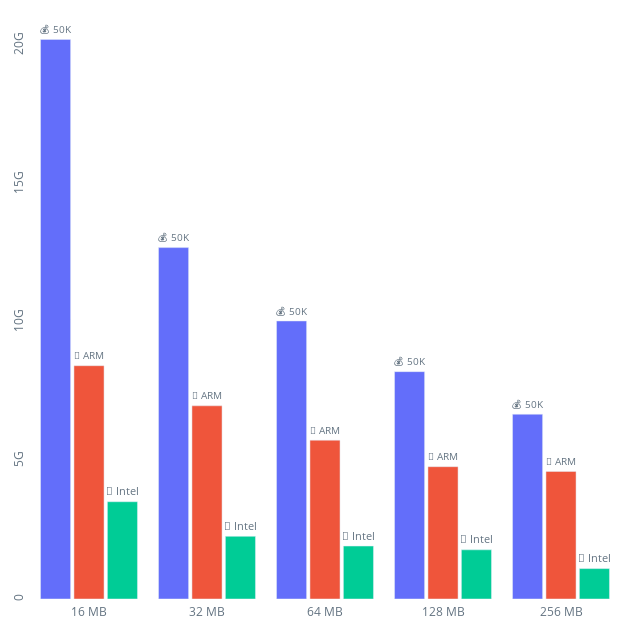

This figure's notebook cell:
### Code cell
fig = chart_for_workload("tsl::robin_map.find", workloads=['16 MB', '32 MB', '64 MB', '128 MB', '256 MB'])
fig.write_image("report_tsl.svg")
fig.show()

### Figure 1 — Plotly figure (JSON) as saved in the notebook; plotly's stock layout.template omitted (floating-point values rounded to 4 significant figures)
{"data": [{"name": "💰 50K", "orientation": "v", "text": ["💰 50K", "💰 50K", "💰 50K", "💰 50K", "💰 50K"], "textposition": "outside", "type": "bar", "x": ["16 MB", "32 MB", "64 MB", "128 MB", "256 MB"], "y": [20230000000.0, 12700000000.0, 10050000000.0, 8219000000.0, 6679000000.0]}, {"name": " ARM", "orientation": "v", "text": [" ARM", " ARM", " ARM", " ARM", " ARM"], "textposition": "outside", "type": "bar", "x": ["16 MB", "32 MB", "64 MB", "128 MB", "256 MB"], "y": [8434000000.0, 6984000000.0, 5741000000.0, 4783000000.0, 4611000000.0]}, {"name": " Intel", "orientation": "v", "text": [" Intel", " Intel", " Intel", " Intel", " Intel"], "textposition": "outside", "type": "bar", "x": ["16 MB", "32 MB", "64 MB", "128 MB", "256 MB"], "y": [3517000000.0, 2265000000.0, 1914000000.0, 1778000000.0, 1099000000.0]}], "layout": {"bargap": 0.15, "bargroupgap": 0.1, "barmode": "group", "font": {"color": "#637381"}, "height": 630, "margin": {"b": 10, "l": 10, "pad": 4, "r": 10, "t": 10}, "paper_bgcolor": "rgba(0,0,0,0)", "plot_bgcolor": "rgba(0,0,0,0)", "showlegend": false, "width": 630, "yaxis": {"exponentformat": "SI", "tickangle": -90}}}
